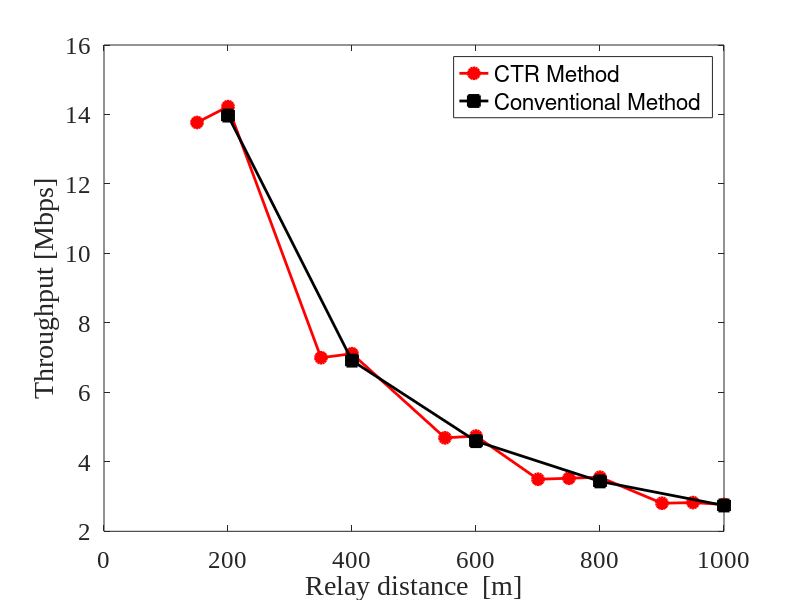

Reproduce this figure in MATLAB. (Note: this script raises an error after producing the figure.)
%従来のプロトコル(18Mbps→12Mbps)で再送したときと中継し伝送したときのスループットの比較
clear;
Rmin = [-82, -81, -79, -77, -74, -70, -66, -65]; % 最小受信感度 [dBm]
TR = [6, 9, 12, 18, 24, 36, 48, 54]; % 伝送レート [Mbps]
databit = [24, 36, 48, 72, 96, 144, 192, 216]; % OFDMシンボルごとのデータビット[bit]

Tp = 10; % 送信電力 [dBm]
f = 2.4 * 10^9; % 周波数 [Hz]
c = 3 * 10^8; % 光速 [m/s]
rng(0);  
PLCP_pre = 16; % PLCPプリアンブル[μs]
PLCPhead_sig = 1; % PLCPヘッダ（シグナル）[μs]
PLCPhead_ser = 16; % PLCPヘッダ（サービス）[μs]
ACK = 80; % 802.11ACKフレーム[bit]
MAC = 192; % 802.11MACヘッダ[bit]
LLC = 64; % LLCヘッダ[bit]
packet = 12000; % IPパケット長[bit]
FCS = 32; % FCS[bit]
tail = 6; % テイルビット[bit]
SIFS = 10; % [μs]
DIFS = 34; % [μs]
backoff = 101.5; % 平均バックオフ制御時間 [μs]
slottime = 9; % ショートスロットタイム[μs]
max_distance = 1000; % 最大距離 [m]
N_max = max_distance/50; % 最大端末数
error_rate=0.03;%通信が失敗する確率
num_trials = 1000;%試行回数

p= zeros(size(num_trials));%乱数
ACK_t=zeros(size(Rmin));%ACKフレーム[μs]
data_t=zeros(size(Rmin));%データフレーム[μs]
d_max=zeros(size(Rmin));%各伝送レートでの最大送信距離(50mごと)[m]
N_through=zeros(size(Rmin));%各伝送レートでのスルー出来る最大の端末数


for i = 1:length(Rmin)
    Rmin_current = Rmin(i);
    TR_current = TR(i);
    databit_current = databit(i);
    
    % 最大伝送距離の計算
    Lfs = Tp - Rmin_current; % 距離減衰 [dB]
    d_max(i) = floor(((10^(Lfs / 20)) * c) / (4 * pi * f) / 50) * 50; % 最大伝送距離 [m]
    N_through(i) = d_max(i) / 50;
    % フレームの計算
    ACK_t(i) = PLCP_pre + (PLCPhead_sig + ceil((PLCPhead_ser + ACK + FCS + tail) / databit_current)) * 4;
    data_t (i)= PLCP_pre + (PLCPhead_sig + ceil((PLCPhead_ser + MAC + LLC + packet + FCS + tail) / databit_current)) * 4;
end


throughput_1 = zeros(num_trials, N_max);  % 試行回数と距離数に対応するスループット配列を事前確保
throughput_2 = zeros(1, N_max);           % 平均スループット格納用
N_succsess = zeros(1, N_max);             % 距離配列の事前確保



% パラメータ設定
N = 0;                                    % 現在の端末数
                   

for i = 1:num_trials  % 試行回数分ループ
    N = 0;                               % 各試行の開始時にNをリセット
    total_tt = 0;                        % 総伝送時間もリセット
    
    while N < N_max
        p = rand;  % 確率を生成
        
        % 端末数をカウント
        N = N + N_through(4);  
        total_tt = total_tt + (ACK_t(4) + data_t(4) + SIFS + backoff); % 総伝送時間の計算

        if p < error_rate  % パケットが失敗した場合
            N = max(0, N - 1);  % 1つ手前に戻る
            total_tt = total_tt  + ACK_t(4); % 追加時間を加算
        end
        
        % スループット記録および距離の記録
        if N >= N_max
            throughput_1(i, N_max) = packet / total_tt; % 最大距離におけるスループット
            N_succsess(N_max) = N_max * 50;  % 最大距離を格納
            break;
        else
            throughput_1(i, N) = packet / total_tt; % 現在のNにおけるスループット記録
            N_succsess(N) = N * 50;  % 距離の記録
        end
    end
end


% 各距離での平均スループット計算
for j = 1:N_max
    % 0以外の要素のみを選んで平均を取る
    non_zero_values = throughput_1(throughput_1(:, j) > 0, j); % 0以外の要素を抽出
    if ~isempty(non_zero_values)  % 抽出後にデータが存在する場合のみ平均計算
        throughput_2(j) = mean(non_zero_values);
    else
        throughput_2(j) = 0;  % 0以外の要素がない場合は0
    end
end

% スループットが0のデータポイントを除外
valid_indices = throughput_2 > 0;  % 0より大きいスループットのみを抽出





      total_tt = 0;
    % 条件2: スループット計算 (固定距離リスト)
    if mod(max_distance, d_max(4)) == 0
        distances = d_max(4):d_max(4):max_distance; 
    else
        distances = [d_max(4):d_max(4):max_distance max_distance];
    end
  
    
    throughput_3= zeros(num_trials, length(distances)); % スループット_2 の事前割り当て
    throughput_4= zeros(1, length(distances)); % スループット_3 の事前割り当て
    
    for i = 1:num_trials
        
        for j = 1:length(distances)
            p = rand; % ランダムな確率を生成
            D = distances(j);
            if p < error_rate
                % 再送が発生する場合 (最初は18 Mbps、再送は12 Mbps)
                total_tt =total_tt+ (ACK_t(4) + data_t(4) + SIFS + backoff)+(ACK_t(3) + data_t(3) + SIFS + backoff) ;
            else
                 % 再送が発生しない場合 (18 Mbps)
                 total_tt =total_tt+ (ACK_t(4) + data_t(4) + SIFS + backoff) ;
               
            end
            throughput_3(i, j) = packet / total_tt; % スループットを計算 [Mbps]
        end
        total_tt = 0;
    end
    

    
    % 各距離に対する平均スループットを計算
    for j = 1:length(distances)
        throughput_4(j) = mean(throughput_3(:, j));
    end
    


% 結果をプロット
figure('Position', [100, 100, 800, 500]); % 横長のグラフ (幅1200, 高さ500)
hold on;

% グラフ1: 初めのスループットデータ
plot(N_succsess(valid_indices), throughput_2(valid_indices), '-o', ...
    'Color', 'r', 'LineWidth', 2, 'MarkerSize', 8, 'MarkerFaceColor', 'r', ...
    'DisplayName', 'CTR Method');

% グラフ2: 距離ごとのスループットデータ
plot(distances, throughput_4, '-s', ...
    'Color', 'k', 'LineWidth', 2, 'MarkerSize', 8, 'MarkerFaceColor', 'k', ...
    'DisplayName', 'Conventional Method');

% ラベル設定
xlabel('Relay distance  [m]', 'FontSize', 30, 'FontName', 'Times New Roman'); % X軸ラベル
ylabel('Throughput [Mbps]', 'FontSize', 30, 'FontName', 'Times New Roman'); % Y軸ラベル

% 横軸の範囲と間隔を設定
xticks(0:200:max_distance); % 0から最大距離まで200ごとの目盛りを設定

% 目盛りのフォントサイズ設定
set(gca, 'FontSize', 18, 'FontName', 'Times New Roman'); % 目盛り数字を大きく設定し、フォントを指定

% グラフの枠を表示
box on;
grid off;

% 凡例を設定
lgd = legend;
lgd.FontSize = 20; % 凡例フォントサイズ
lgd.FontName = 'Times New Roman'; % 凡例フォント指定
lgd.Location = 'northeast'; % 凡例を右上に配置
lgd.Box = 'off'; % 凡例の枠を非表示にする

hold off;
